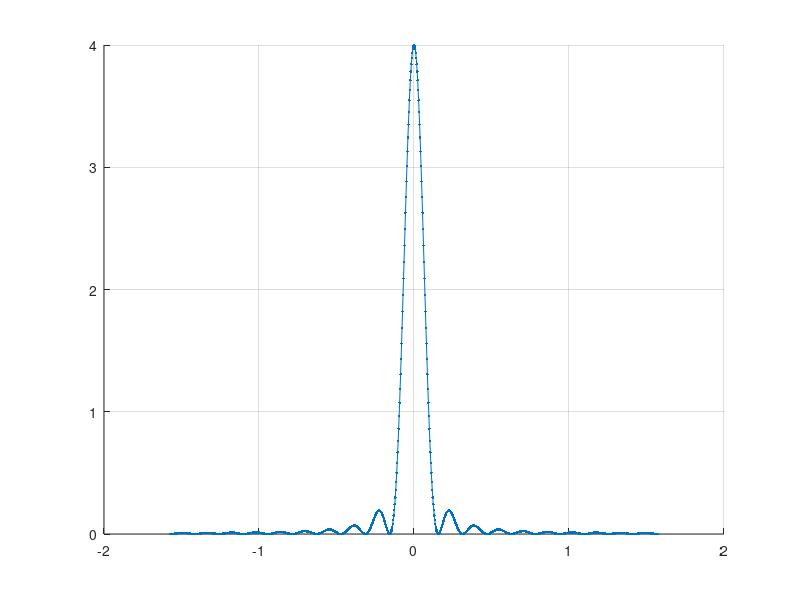

Reproduce this figure in MATLAB.
x = linspace(-pi/2, pi/2, 1000);
y = ( (sin(0.1 .* x) ./ x) .* (sin(20 .* x) ./ sin(x)) ) .^ 2;

figure;
hold on;
grid on;
plot(x, y, '.-');
